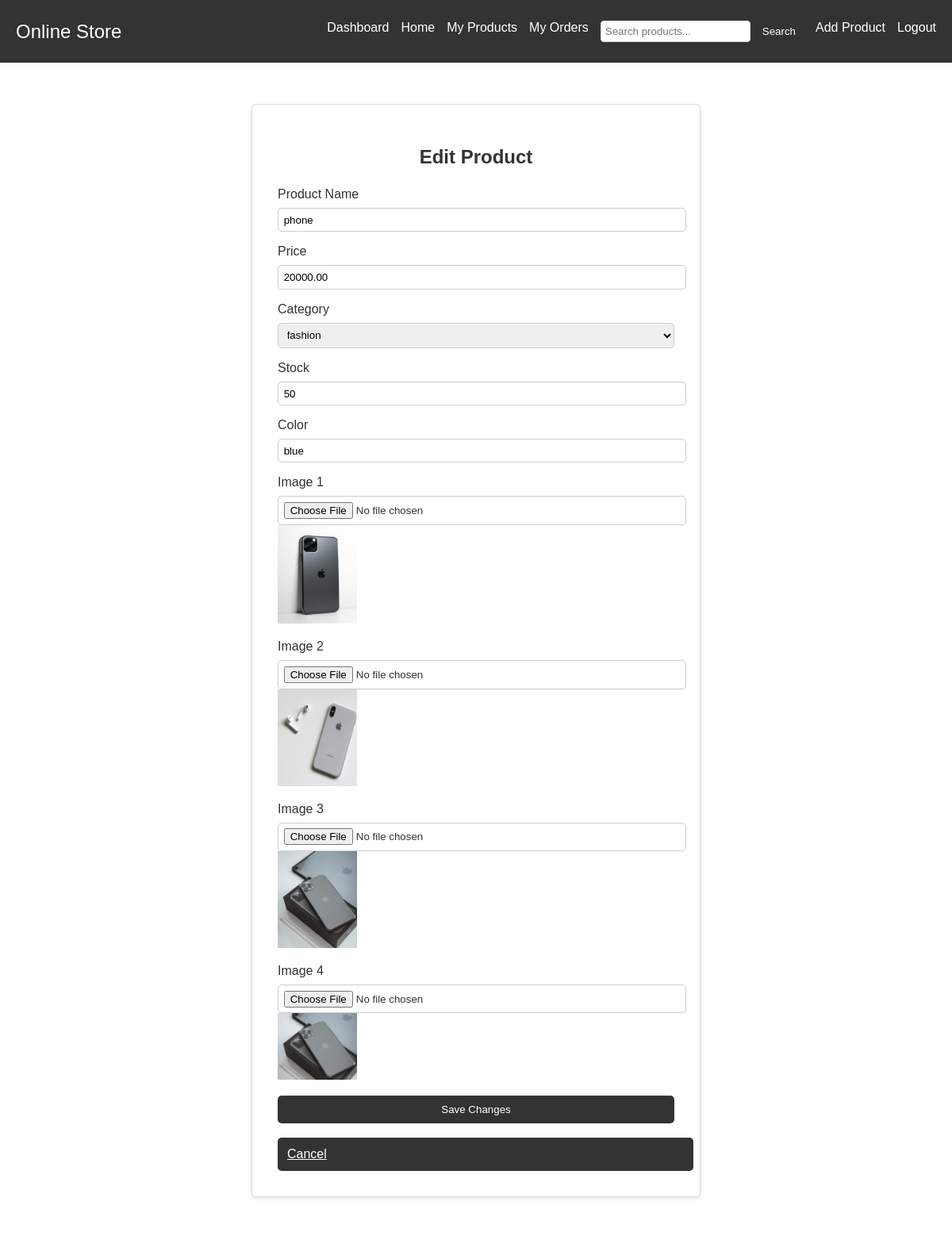
/edit_product/1 (signed in, upper part), run on an earlier commit of the app's database.
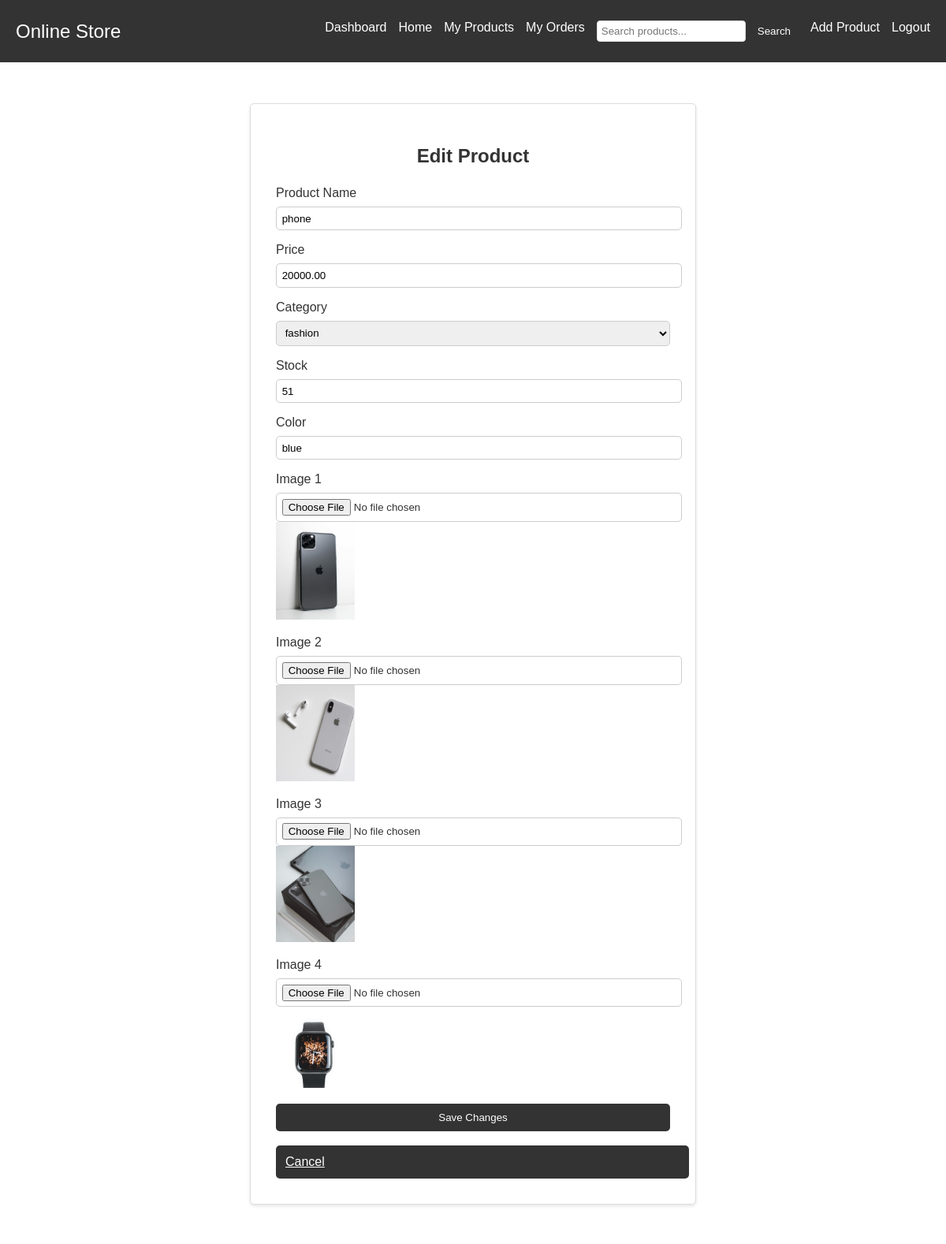
And on a later commit of the database.
### models.py (models this page shows, shortened)
class Product(db.Model):
    id = db.Column(db.Integer, primary_key=True)
    name = db.Column(db.String(100), nullable=False)
    price = db.Column(db.Float, nullable=False)
    stock = db.Column(db.Integer, nullable=False)
    color = db.Column(db.String(1000))
    category = db.Column(db.String(100), nullable=False)
    image1 = db.Column(db.String(120), nullable=True)
    image2 = db.Column(db.String(120), nullable=True)
    image3 = db.Column(db.String(120), nullable=True)
    image4 = db.Column(db.String(120), nullable=True)
    user_id = db.Column(db.Integer, db.ForeignKey('user.id'), nullable=False)
    seller_id = db.Column(db.Integer, db.ForeignKey('seller.id'), nullable=False)
    orders = db.relationship('Order', backref='product', lazy=True)
    authenticated = db.Column(db.Boolean, default=False)

### main.py (the view, shortened to what this page needs)
@app.route('/edit_product/<int:product_id>', methods=['GET', 'POST'])
@login_required
def edit_product(product_id):
    product = Product.query.get_or_404(product_id)
    if current_user.role not in ["admin", "seller"]:
        abort(403)  # Only admins or sellers can access this route
    form = ProductForm(obj=product)
    return render_template('edit_product.html', form=form, product=product, user=current_user)

### forms.py
class ProductForm(FlaskForm):
    name = StringField('Product Name', validators=[DataRequired()])
    price = DecimalField('Price', validators=[DataRequired(), NumberRange(min=0.01)])
    category = SelectField('Category', coerce=int, validators=[DataRequired()])
    stock = IntegerField('Stock', validators=[DataRequired(), NumberRange(min=1)])
    color = StringField('Color', validators=[DataRequired()])
    image1 = FileField('Image 1', validators=[FileAllowed(['jpg', 'png'], 'Images only!')])
    image2 = FileField('Image 2', validators=[FileAllowed(['jpg', 'png'], 'Images only!')])
    image3 = FileField('Image 3', validators=[FileAllowed(['jpg', 'png'], 'Images only!')])
    image4 = FileField('Image 4', validators=[FileAllowed(['jpg', 'png'], 'Images only!')])
    submit = SubmitField('Add Product')
    def __init__(self, *args, **kwargs):
        super(ProductForm, self).__init__(*args, **kwargs)
        self.category.choices = [(category.id, category.name) for category in Category.query.all()]

### main.py (called while the page is built)
@login_manager.user_loader
def load_user(user_id):
    return User.query.get(int(user_id))

### templates/edit_product.html (shortened to what this page needs)
{% if user.role == "seller" %}
{% extends "seller_base.html" %}
{% elif user.role == "admin" %}
{% extends "admin_base.html" %}
{% endif %}
{% block content %}
<div class="container add-product-container">
    <h2>Edit Product</h2>
    <form method="POST" enctype="multipart/form-data">
        <div class="form-group">
            {{ form.name.label }} {{ form.name(class="form-control") }}
        </div>
        <div class="form-group">
            {{ form.price.label }} {{ form.price(class="form-control") }}
        </div>
        <div class="form-group">
            {{ form.category.label }} {{ form.category(class="form-control") }}
        </div>
        <div class="form-group">
            {{ form.stock.label }} {{ form.stock(class="form-control") }}
        </div>
        <div class="form-group">
            {{ form.color.label }} {{ form.color(class="form-control") }}
        </div>
        <div class="form-group">
            {{ form.image1.label }} {{ form.image1(class="form-control-file") }}
            {% if product.image1 %}
            <img src="{{ url_for('static', filename='uploads/' + product.image1) }}" alt="Image 1" width="100">
            {% endif %}
        </div>
        <div class="form-group">
            {{ form.image2.label }} {{ form.image2(class="form-control-file") }}
            {% if product.image2 %}
            <img src="{{ url_for('static', filename='uploads/' + product.image2) }}" alt="Image 2" width="100">
            {% endif %}
        </div>
        <div class="form-group">
            {{ form.image3.label }} {{ form.image3(class="form-control-file") }}
            {% if product.image3 %}
            <img src="{{ url_for('static', filename='uploads/' + product.image3) }}" alt="Image 3" width="100">
            {% endif %}
        </div>
        <div class="form-group">
            {{ form.image4.label }} {{ form.image4(class="form-control-file") }}
            {% if product.image4 %}
            <img src="{{ url_for('static', filename='uploads/' + product.image4) }}" alt="Image 4" width="100">
            {% endif %}
        </div>
        <button type="submit" class="btn btn-primary">Save Changes</button>
        <br>
        {% if user.role == "admin" %}
        <a href="/products" class="btn btn-secondary">Cancel</a>
        {% elif user.role == "seller" %}
        <a href="{{ url_for('my_products') }}" class="btn btn-secondary">Cancel</a>
        {% endif %}
    </form>
</div>
{% endblock %}

What changed in the data, as far as the page shows it:
changed Product "phone": stock "50" → "51"; image4: a different picture
